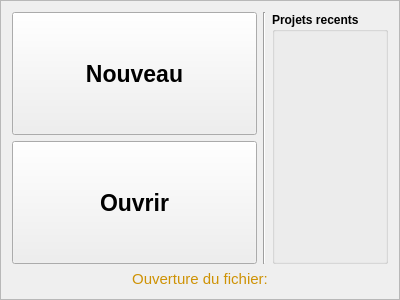
<?xml version="1.0" encoding="UTF-8"?>
<ui version="4.0">
 <class>welcomePanel</class>
 <widget class="QFrame" name="welcomePanel">
  <property name="geometry">
   <rect>
    <x>0</x>
    <y>0</y>
    <width>400</width>
    <height>300</height>
   </rect>
  </property>
  <property name="windowTitle">
   <string>Frame</string>
  </property>
  <property name="frameShape">
   <enum>QFrame::StyledPanel</enum>
  </property>
  <property name="frameShadow">
   <enum>QFrame::Raised</enum>
  </property>
  <layout class="QVBoxLayout" name="verticalLayout_3">
   <item>
    <layout class="QHBoxLayout" name="horizontalLayout_3">
     <item>
      <layout class="QVBoxLayout" name="verticalLayout_2">
       <item>
        <widget class="QPushButton" name="newB">
         <property name="sizePolicy">
          <sizepolicy hsizetype="Expanding" vsizetype="Expanding">
           <horstretch>0</horstretch>
           <verstretch>0</verstretch>
          </sizepolicy>
         </property>
         <property name="font">
          <font>
           <family>Arial</family>
           <pointsize>17</pointsize>
           <weight>75</weight>
           <bold>true</bold>
          </font>
         </property>
         <property name="text">
          <string>Nouveau</string>
         </property>
         <property name="flat">
          <bool>false</bool>
         </property>
        </widget>
       </item>
       <item>
        <widget class="QPushButton" name="openB">
         <property name="sizePolicy">
          <sizepolicy hsizetype="Expanding" vsizetype="Expanding">
           <horstretch>0</horstretch>
           <verstretch>0</verstretch>
          </sizepolicy>
         </property>
         <property name="font">
          <font>
           <family>Arial</family>
           <pointsize>17</pointsize>
           <weight>75</weight>
           <bold>true</bold>
          </font>
         </property>
         <property name="text">
          <string>Ouvrir</string>
         </property>
        </widget>
       </item>
      </layout>
     </item>
     <item>
      <widget class="Line" name="line">
       <property name="orientation">
        <enum>Qt::Vertical</enum>
       </property>
      </widget>
     </item>
     <item>
      <widget class="QGroupBox" name="groupBox">
       <property name="font">
        <font>
         <weight>75</weight>
         <bold>true</bold>
        </font>
       </property>
       <property name="title">
        <string>Projets recents</string>
       </property>
       <layout class="QHBoxLayout" name="horizontalLayout_2">
        <item>
         <layout class="QVBoxLayout" name="recentLayout"/>
        </item>
       </layout>
      </widget>
     </item>
    </layout>
   </item>
   <item>
    <widget class="QLabel" name="ouvertureLabel">
     <property name="palette">
      <palette>
       <active>
        <colorrole role="WindowText">
         <brush brushstyle="SolidPattern">
          <color alpha="255">
           <red>206</red>
           <green>146</green>
           <blue>4</blue>
          </color>
         </brush>
        </colorrole>
        <colorrole role="Button">
         <brush brushstyle="SolidPattern">
          <color alpha="255">
           <red>127</red>
           <green>127</green>
           <blue>127</blue>
          </color>
         </brush>
        </colorrole>
        <colorrole role="Light">
         <brush brushstyle="SolidPattern">
          <color alpha="255">
           <red>191</red>
           <green>191</green>
           <blue>191</blue>
          </color>
         </brush>
        </colorrole>
        <colorrole role="Midlight">
         <brush brushstyle="SolidPattern">
          <color alpha="255">
           <red>159</red>
           <green>159</green>
           <blue>159</blue>
          </color>
         </brush>
        </colorrole>
        <colorrole role="Dark">
         <brush brushstyle="SolidPattern">
          <color alpha="255">
           <red>63</red>
           <green>63</green>
           <blue>63</blue>
          </color>
         </brush>
        </colorrole>
        <colorrole role="Mid">
         <brush brushstyle="SolidPattern">
          <color alpha="255">
           <red>84</red>
           <green>84</green>
           <blue>84</blue>
          </color>
         </brush>
        </colorrole>
        <colorrole role="Text">
         <brush brushstyle="SolidPattern">
          <color alpha="255">
           <red>107</red>
           <green>110</green>
           <blue>154</blue>
          </color>
         </brush>
        </colorrole>
        <colorrole role="BrightText">
         <brush brushstyle="SolidPattern">
          <color alpha="255">
           <red>255</red>
           <green>255</green>
           <blue>255</blue>
          </color>
         </brush>
        </colorrole>
        <colorrole role="ButtonText">
         <brush brushstyle="SolidPattern">
          <color alpha="255">
           <red>255</red>
           <green>255</green>
           <blue>255</blue>
          </color>
         </brush>
        </colorrole>
        <colorrole role="Base">
         <brush brushstyle="SolidPattern">
          <color alpha="255">
           <red>0</red>
           <green>0</green>
           <blue>0</blue>
          </color>
         </brush>
        </colorrole>
        <colorrole role="Window">
         <brush brushstyle="SolidPattern">
          <color alpha="255">
           <red>127</red>
           <green>127</green>
           <blue>127</blue>
          </color>
         </brush>
        </colorrole>
        <colorrole role="Shadow">
         <brush brushstyle="SolidPattern">
          <color alpha="255">
           <red>0</red>
           <green>0</green>
           <blue>0</blue>
          </color>
         </brush>
        </colorrole>
        <colorrole role="AlternateBase">
         <brush brushstyle="SolidPattern">
          <color alpha="255">
           <red>63</red>
           <green>63</green>
           <blue>63</blue>
          </color>
         </brush>
        </colorrole>
        <colorrole role="ToolTipBase">
         <brush brushstyle="SolidPattern">
          <color alpha="255">
           <red>255</red>
           <green>255</green>
           <blue>220</blue>
          </color>
         </brush>
        </colorrole>
        <colorrole role="ToolTipText">
         <brush brushstyle="SolidPattern">
          <color alpha="255">
           <red>0</red>
           <green>0</green>
           <blue>0</blue>
          </color>
         </brush>
        </colorrole>
       </active>
       <inactive>
        <colorrole role="WindowText">
         <brush brushstyle="SolidPattern">
          <color alpha="255">
           <red>206</red>
           <green>146</green>
           <blue>4</blue>
          </color>
         </brush>
        </colorrole>
        <colorrole role="Button">
         <brush brushstyle="SolidPattern">
          <color alpha="255">
           <red>127</red>
           <green>127</green>
           <blue>127</blue>
          </color>
         </brush>
        </colorrole>
        <colorrole role="Light">
         <brush brushstyle="SolidPattern">
          <color alpha="255">
           <red>191</red>
           <green>191</green>
           <blue>191</blue>
          </color>
         </brush>
        </colorrole>
        <colorrole role="Midlight">
         <brush brushstyle="SolidPattern">
          <color alpha="255">
           <red>159</red>
           <green>159</green>
           <blue>159</blue>
          </color>
         </brush>
        </colorrole>
        <colorrole role="Dark">
         <brush brushstyle="SolidPattern">
          <color alpha="255">
           <red>63</red>
           <green>63</green>
           <blue>63</blue>
          </color>
         </brush>
        </colorrole>
        <colorrole role="Mid">
         <brush brushstyle="SolidPattern">
          <color alpha="255">
           <red>84</red>
           <green>84</green>
           <blue>84</blue>
          </color>
         </brush>
        </colorrole>
        <colorrole role="Text">
         <brush brushstyle="SolidPattern">
          <color alpha="255">
           <red>107</red>
           <green>110</green>
           <blue>154</blue>
          </color>
         </brush>
        </colorrole>
        <colorrole role="BrightText">
         <brush brushstyle="SolidPattern">
          <color alpha="255">
           <red>255</red>
           <green>255</green>
           <blue>255</blue>
          </color>
         </brush>
        </colorrole>
        <colorrole role="ButtonText">
         <brush brushstyle="SolidPattern">
          <color alpha="255">
           <red>255</red>
           <green>255</green>
           <blue>255</blue>
          </color>
         </brush>
        </colorrole>
        <colorrole role="Base">
         <brush brushstyle="SolidPattern">
          <color alpha="255">
           <red>0</red>
           <green>0</green>
           <blue>0</blue>
          </color>
         </brush>
        </colorrole>
        <colorrole role="Window">
         <brush brushstyle="SolidPattern">
          <color alpha="255">
           <red>127</red>
           <green>127</green>
           <blue>127</blue>
          </color>
         </brush>
        </colorrole>
        <colorrole role="Shadow">
         <brush brushstyle="SolidPattern">
          <color alpha="255">
           <red>0</red>
           <green>0</green>
           <blue>0</blue>
          </color>
         </brush>
        </colorrole>
        <colorrole role="AlternateBase">
         <brush brushstyle="SolidPattern">
          <color alpha="255">
           <red>63</red>
           <green>63</green>
           <blue>63</blue>
          </color>
         </brush>
        </colorrole>
        <colorrole role="ToolTipBase">
         <brush brushstyle="SolidPattern">
          <color alpha="255">
           <red>255</red>
           <green>255</green>
           <blue>220</blue>
          </color>
         </brush>
        </colorrole>
        <colorrole role="ToolTipText">
         <brush brushstyle="SolidPattern">
          <color alpha="255">
           <red>0</red>
           <green>0</green>
           <blue>0</blue>
          </color>
         </brush>
        </colorrole>
       </inactive>
       <disabled>
        <colorrole role="WindowText">
         <brush brushstyle="SolidPattern">
          <color alpha="255">
           <red>63</red>
           <green>63</green>
           <blue>63</blue>
          </color>
         </brush>
        </colorrole>
        <colorrole role="Button">
         <brush brushstyle="SolidPattern">
          <color alpha="255">
           <red>127</red>
           <green>127</green>
           <blue>127</blue>
          </color>
         </brush>
        </colorrole>
        <colorrole role="Light">
         <brush brushstyle="SolidPattern">
          <color alpha="255">
           <red>191</red>
           <green>191</green>
           <blue>191</blue>
          </color>
         </brush>
        </colorrole>
        <colorrole role="Midlight">
         <brush brushstyle="SolidPattern">
          <color alpha="255">
           <red>159</red>
           <green>159</green>
           <blue>159</blue>
          </color>
         </brush>
        </colorrole>
        <colorrole role="Dark">
         <brush brushstyle="SolidPattern">
          <color alpha="255">
           <red>63</red>
           <green>63</green>
           <blue>63</blue>
          </color>
         </brush>
        </colorrole>
        <colorrole role="Mid">
         <brush brushstyle="SolidPattern">
          <color alpha="255">
           <red>84</red>
           <green>84</green>
           <blue>84</blue>
          </color>
         </brush>
        </colorrole>
        <colorrole role="Text">
         <brush brushstyle="SolidPattern">
          <color alpha="255">
           <red>63</red>
           <green>63</green>
           <blue>63</blue>
          </color>
         </brush>
        </colorrole>
        <colorrole role="BrightText">
         <brush brushstyle="SolidPattern">
          <color alpha="255">
           <red>255</red>
           <green>255</green>
           <blue>255</blue>
          </color>
         </brush>
        </colorrole>
        <colorrole role="ButtonText">
         <brush brushstyle="SolidPattern">
          <color alpha="255">
           <red>63</red>
           <green>63</green>
           <blue>63</blue>
          </color>
         </brush>
        </colorrole>
        <colorrole role="Base">
         <brush brushstyle="SolidPattern">
          <color alpha="255">
           <red>127</red>
           <green>127</green>
           <blue>127</blue>
          </color>
         </brush>
        </colorrole>
        <colorrole role="Window">
         <brush brushstyle="SolidPattern">
          <color alpha="255">
           <red>127</red>
           <green>127</green>
           <blue>127</blue>
          </color>
         </brush>
        </colorrole>
        <colorrole role="Shadow">
         <brush brushstyle="SolidPattern">
          <color alpha="255">
           <red>0</red>
           <green>0</green>
           <blue>0</blue>
          </color>
         </brush>
        </colorrole>
        <colorrole role="AlternateBase">
         <brush brushstyle="SolidPattern">
          <color alpha="255">
           <red>127</red>
           <green>127</green>
           <blue>127</blue>
          </color>
         </brush>
        </colorrole>
        <colorrole role="ToolTipBase">
         <brush brushstyle="SolidPattern">
          <color alpha="255">
           <red>255</red>
           <green>255</green>
           <blue>220</blue>
          </color>
         </brush>
        </colorrole>
        <colorrole role="ToolTipText">
         <brush brushstyle="SolidPattern">
          <color alpha="255">
           <red>0</red>
           <green>0</green>
           <blue>0</blue>
          </color>
         </brush>
        </colorrole>
       </disabled>
      </palette>
     </property>
     <property name="font">
      <font>
       <family>Arial</family>
       <pointsize>11</pointsize>
       <weight>50</weight>
       <italic>false</italic>
       <bold>false</bold>
       <strikeout>false</strikeout>
       <kerning>true</kerning>
      </font>
     </property>
     <property name="text">
      <string>Ouverture du fichier:</string>
     </property>
     <property name="alignment">
      <set>Qt::AlignCenter</set>
     </property>
    </widget>
   </item>
  </layout>
 </widget>
 <resources/>
 <connections/>
</ui>
